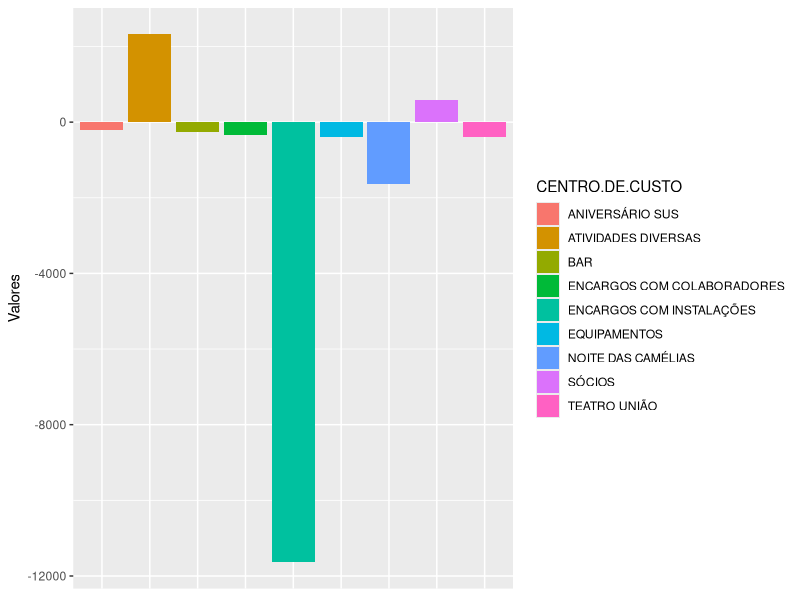

This figure's R source:
## ---- chunk 1
knitr::opts_chunk$set(echo = FALSE, message = FALSE, warning = FALSE)
## ---- chunk 2
library(dplyr)
library(ggplot2)
library(openxlsx)
library(lubridate)
## ---- chunk 3
setwd("/Users/vascoalbertofiliperibeiro/R/SUS")
ccRubri <- read.delim("./CentrosdeCusto.csv", sep = ";")
ccRubri <- ccRubri %>% arrange(CENTRO.DE.CUSTO)
knitr::kable(ccRubri)
## ---- chunk 4
dados2019 <- tibble()
setwd("/Users/vascoalbertofiliperibeiro/R/SUS")
for (i in 1:12) {
        dadosTMP <- read.xlsx("./2019/tabelas_por_mes/tabelas_Final.xlsx", 
                              sheet = i, detectDates = TRUE)
        dados2019 <- bind_rows(dados2019, dadosTMP)
}
saldo2018 <- as.integer(dados2019$SALDO.CONTABILÍSTICO[1] +
                                abs(dados2019$IMPORTÂNCIA[1]))
## ---- chunk 5

dados2019_by_CC <- dados2019 %>% group_by(CENTRO.DE.CUSTO)
balancoAnualCC <- dados2019_by_CC %>% summarise(Valores = sum(IMPORTÂNCIA))
gasto2019 <- as.integer(sum(balancoAnualCC$Valores))
knitr::kable(balancoAnualCC)
## ---- chunk 6
saldo2019 <- saldo2018 + gasto2019

tabelaRendimentos <- tibble(Conta2018 = saldo2018, 
                            Conta2019 = saldo2019, 
                            Variação = saldo2019-saldo2018)

knitr::kable(tabelaRendimentos)
## ---- chunk 7
dados2019_by_CC_Rubri <- dados2019 %>% group_by(CENTRO.DE.CUSTO, RUBRICA)
balancoAnualCC_Rubri <- dados2019_by_CC_Rubri %>% summarise(Valores = sum(IMPORTÂNCIA))
knitr::kable(balancoAnualCC_Rubri)
## ---- chunk 8

ggplot(balancoAnualCC, aes(fill = CENTRO.DE.CUSTO, y = Valores, x = CENTRO.DE.CUSTO)) + 
        geom_bar(position="dodge", stat="identity") +
        theme(axis.title.x=element_blank(),
        axis.text.x=element_blank(),
        axis.ticks.x=element_blank())

## ---- chunk 9
dados2019_by_CC_Mes <- dados2019 %>% group_by(CENTRO.DE.CUSTO, Mês)
balancoMensalCC <- dados2019_by_CC_Mes %>% summarise(Valores = sum(IMPORTÂNCIA))
balancoMensalCC$Mês <- as.integer(balancoMensalCC$Mês)

gastos2019 <- balancoMensalCC %>% filter(Valores < 0)
rendimentos2019 <- balancoMensalCC %>% filter(Valores > 0)

gastos2019 <- gastos2019 %>% arrange(Mês)
gastos2019$Mês <- month(gastos2019$Mês, label = TRUE)
gastos2019 <- gastos2019[,c(2,1,3)]
        
rendimentos2019 <- rendimentos2019 %>% arrange(Mês)
rendimentos2019$Mês <- month(rendimentos2019$Mês, label = TRUE)
rendimentos2019 <- rendimentos2019[,c(2,1,3)]

knitr::kable(rendimentos2019)
knitr::kable(gastos2019)
